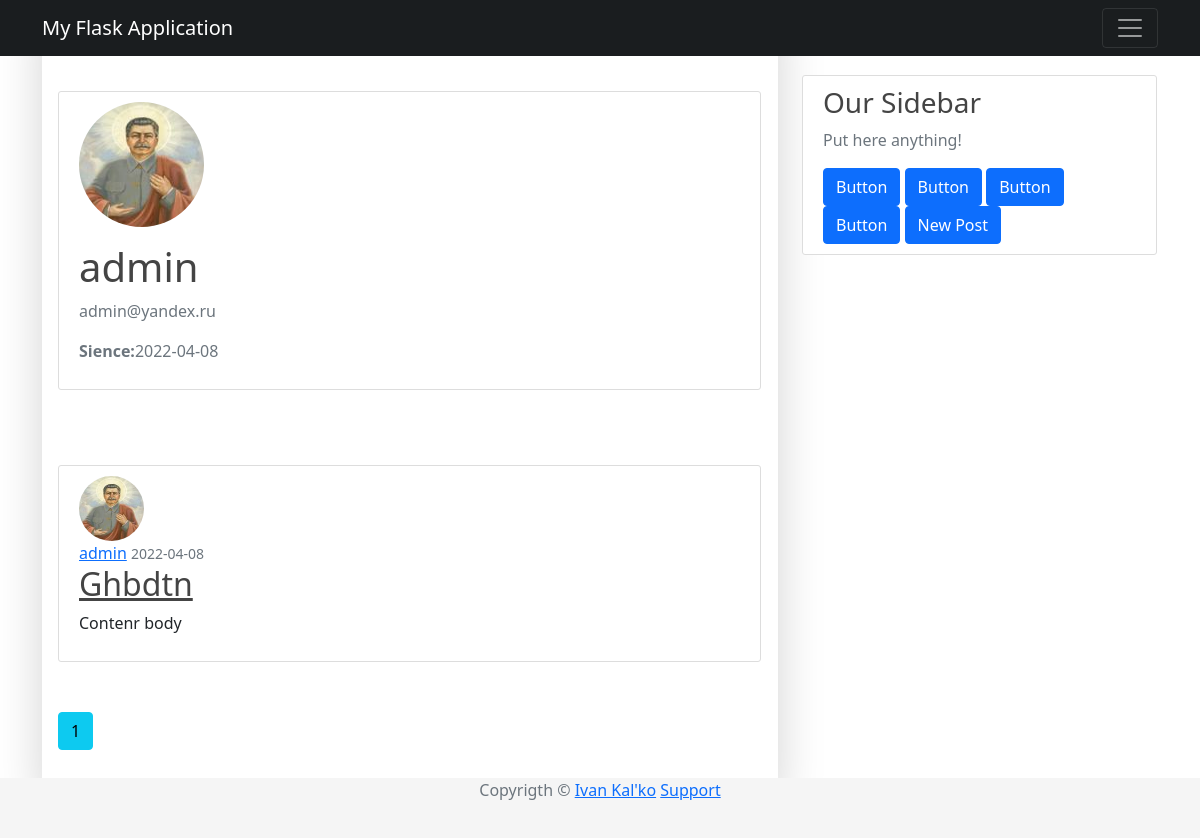
Page /user/admin (signed in) on the earlier database version.
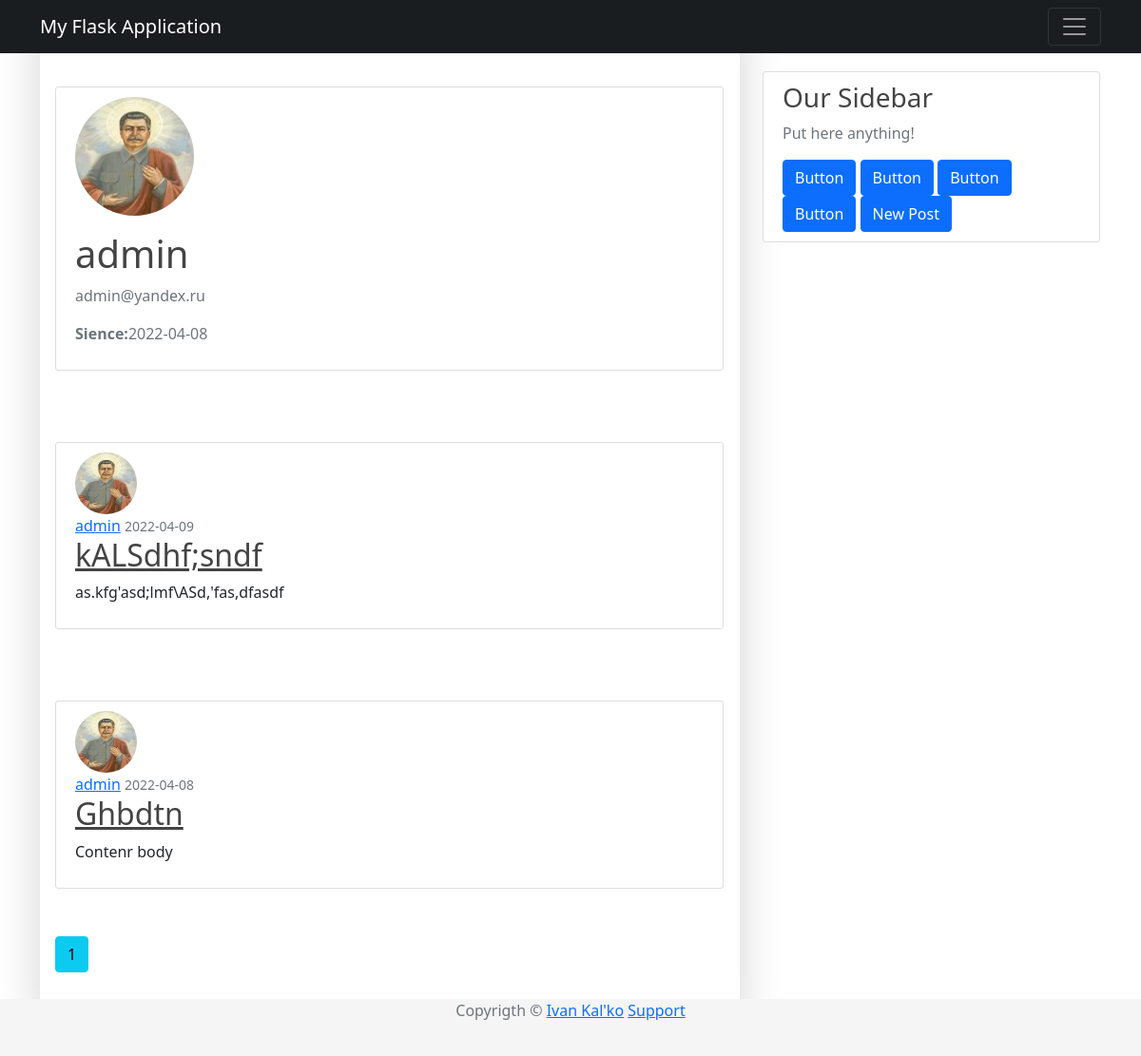
Same page on the later database version.
### app/models/user.py (models this page shows, shortened)
class User(UserMixin, db.Model):
    __tablename__ = "users"
    id = db.Column(db.Integer, primary_key=True)
    username = db.Column(db.String(64), unique=True, nullable=False)
    password_hash = db.Column(db.String(128), nullable=False)
    email = db.Column(db.String(120), nullable=False, unique=True)
    image_file = db.Column(db.String(20), nullable=False, default="default.png")
    join_date = db.Column(db.DateTime, nullable=False, default=datetime.utcnow)
    posts = db.relationship('Post', backref='author', lazy=True)

### app/models/post.py (models this page shows, shortened)
class Post(db.Model):
    __tablename__ = "posts"
    id = db.Column(db.Integer, primary_key=True)
    title = db.Column(db.String(100), nullable=False)
    timestamp = db.Column(db.DateTime, nullable=False, default=datetime.utcnow)
    content = db.Column(db.Text, nullable=False)
    user_id = db.Column(db.Integer, db.ForeignKey("users.id"), nullable=False)

### app/routes/user.py (the view)
@app.route("/user/<string:username>")
@login_required
def user_public(username:str):
    page = request.args.get("page", 1, type=int)
    user = User.query.filter_by(username=username).first_or_404()
    posts = Post.query.filter_by(author=user).order_by(Post.timestamp.desc()).paginate(page=page, per_page=2)
    return render_template("user_public.html", posts=posts, user=user, title=f"{user.username}'s profile")

### app/models/user.py (called while the page is built)
@login.user_loader
def load_user(id:int) -> User:
    return User.query.get(int(id))

### app/templates/user_public.html
{% extends "base.html" %}
{% block content %}
    <div class="content-section">
        <div class="media">
            <img class="rounded-circle account-img" src="{{ url_for('static' , filename='images/profiles/' + user.image_file) }}">
            <div class="media-body">
                <h2 class="account-heading">{{ user.username }}</h2>
                <p class="text-secondary">{{ user.email }}</p>
                <p class="text-secondary"><b>Sience:</b>{{ user.join_date.strftime('%Y-%m-%d')}}</p>
            </div>
        </div>
    </div>
    {% for post in posts.items %}
    <article class="media content-section">
        <img class="rounded-circle article-img" src = "{{ url_for('static', filename='images/profiles/' + post.author.image_file) }}">
        <div class="media-body">
            <div class="article-metadata">
                <a class="mr-2" href="{{ url_for('user_public', username=post.author.username )}}">{{ post.author.username }}</a>
                <small class="text-muted">{{ post.timestamp.strftime('%Y-%m-%d') }}</small>
            </div>
            <h2><a class="article-title" href="{{ url_for('post', id=post.id )}}">{{ post.title }}</a></h2>
            <p class="article-content">{{ post.content }}</p>
        </div>
    </article>
    {% endfor %}
    {% for page_num in posts.iter_pages() %}
        {% if page_num %}
            {% if posts.page == page_num %}
                <a class="btn btn-info mb-4" href="{{ url_for('user_public', username=user.username,  page=page_num )}}">{{ page_num }}</a>
            {% else %}
                <a class="btn btn-outline-info mb-4" href="{{ url_for('user_public', username=user.username, page=page_num )}}">{{ page_num }}</a>
            {% endif %}
        {% else %}
            ...
        {% endif %}
    {% endfor %}
{% endblock %}

### app/templates/base.html (shortened to what this page needs)
<!DOCTYPE html>
<html>
    <head>
        <link rel="stylesheet" type="text/css" href="{{ url_for('static', filename='css/base.css')}}"/>
        <link href="https://cdn.jsdelivr.net/npm/bootstrap@5.1.3/dist/css/bootstrap.min.css" rel="stylesheet">
    </head>
    <body>
        <header class="site-header">
            <nav class="navbar navbar-expend-md navbar-dark bg-steel fixed-top">
                <div class="container">
                    <a class="navbar-brand mr-4" href="/">My Flask Application</a>
                    <button class="navbar-toggler" type="button" data-toggle="collapse" data-target="#navbarToggle" aria-controls="navbarToggle" aria-expanded="false" aria-label="Toggle navigation">
                        <span class="navbar-toggler-icon"></span>
                    </button>
                </div>
            </nav>
        </header>
        <main role="main" class="container">
            <div class="row">
                <div class="col-md-8">
                    <div class="shadow-lg p-3 mb-5 bg-body rounded">
                        {% block content %}
                        {% endblock %}
                    </div>
                </div>
                <div class="col-md-4">
                    <div class="content-section">
                        <h3>Our Sidebar</h3>
                        <p class="text-muted">Put here anything!</p>
                        <div class="d-grid gap-2 d-md-block">
                            <button class="btn btn-primary" type="button">Button</button>
                            <button class="btn btn-primary" type="button">Button</button>
                            <button class="btn btn-primary" type="button">Button</button>
                            <button class="btn btn-primary" type="button">Button</button>
                            {% if current_user.is_authenticated %}
                            <a href="{{ url_for('post_new') }}"><button class="btn btn-primary" type="button">New Post</button><br></a>
                            {% else %}
                            <a href="{{ url_for('login') }}"><button class="btn btn-primary" type="button">Log In</button></a>
                            {% endif %}
                        </div>
                    </div>
                </div>
            </div>
        </main>
        <footer class="footer">
            <div class="container text-center">
                <span class="text-muted">Copyrigth &copy <a href="https://github.com/vano2149">Ivan Kal'ko</a></span>
                <span><a href="{{url_for('login')}}">Support</a></span>
            </div>
        </footer>
    </body>
</html>

### app/static/css/base.css (style rules this page uses)
body { background: #fafafa; color: #333333; margin-top: 5rem; }
h1, h2, h3, h4, h5, h6 { color : #444444; }
.bg-steel { background-color: #1a1d1f; }
.content-section { background: #ffffff; padding: 10px 20px; border: 1px solid #dddddd; border-radius: 3px; margin-right: 1px; margin-top: 75px; margin-bottom: 50px; }
.article-title { color: #444444; }
.article-content { white-space: pre-line; }
.article-img { height: 65px; width: 65px; margin-right: 16px; }
.account-img { height: 125px; width: 125px; margin-right: 20px; margin-bottom: 16px; }
.account-heading { font-size: 2.5rem; }
.footer { position: absolute; bottom: 0; width: 100%; height: 60px; background-color: #f5f5f5; }
html * { -webkit-font-smoothing: antialiased; -moz-osx-font-smoothing: grayscale; }
button, input, optgroup, select, textarea { margin: 0; font-family: inherit; font-size: inherit; line-height: inherit; }
.row { --bs-gutter-x: 1.5rem; --bs-gutter-y: 0; display: flex; flex-wrap: wrap; margin-top: calc(var(--bs-gutter-y) * -1); margin-right: calc(var(--bs-gutter-x) / -2); margin-left: calc(var(--bs-gutter-x) / -2); }
body { color: #67748e; font-weight: 400; line-height: 1.6; background-color: #fff; }
body { margin: 0; font-family: var(--bs-font-sans-serif); font-size: 1rem; line-height: 1.5; -webkit-text-size-adjust: 100%; -webkit-tap-highlight-color: rgba(0,0,0,0); }
:root { --bs-blue: #63b3ed; --bs-indigo: #596cff; --bs-purple: #6f42c1; --bs-pink: #d63384; --bs-red: #f56565; --bs-orange: #fd7e14; --bs-yellow: #fbd38d; --bs-green: #81e6d9; --bs-teal: #20c997; --bs-cyan: #0dcaf0; --bs-gray: #6c757d; --bs-gray-dark: #343a40; --bs-primary: #cb0c9f; --bs-secondary: #8392ab; --bs-success: #82d616; --bs-info: #17c1e8; --bs-warning: #f53939; --bs-danger: #ea0606; --bs-light: #e9ecef; --bs-dark: #252f40; --bs-white: #fff; --bs-font-sans-serif: Open Sans; --bs-font-monospace: SFMono-Regular,Menlo,Monaco,Consolas,"Liberation Mono","Courier New",monospace; --bs-gradient: linear-gradient(180deg,hsla(0,0%,100%,.15),hsla(0,0%,100%,0)); }

Differences in the rows shown:
added Post: image_file (picture), author.username "admin", timestamp "2022-04-09", title "kALSdhf;sndf", content "as.kfg'asd;lmf\\ASd,'fas,dfasdf"
